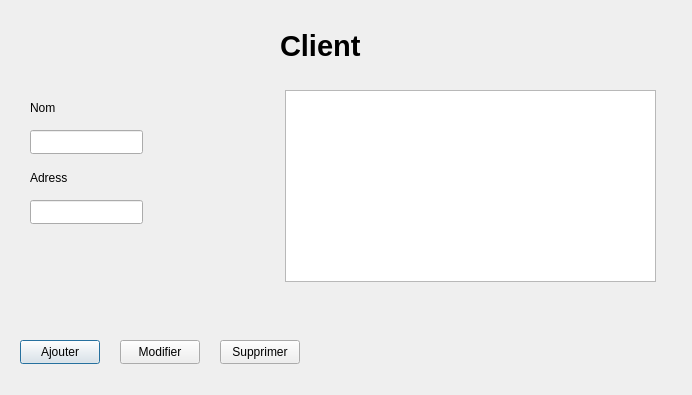
<?xml version="1.0" encoding="UTF-8"?>
<ui version="4.0">
 <class>Client</class>
 <widget class="QDialog" name="Client">
  <property name="geometry">
   <rect>
    <x>0</x>
    <y>0</y>
    <width>692</width>
    <height>395</height>
   </rect>
  </property>
  <property name="windowTitle">
   <string>Dialog</string>
  </property>
  <widget class="QLabel" name="label">
   <property name="geometry">
    <rect>
     <x>30</x>
     <y>100</y>
     <width>49</width>
     <height>16</height>
    </rect>
   </property>
   <property name="text">
    <string>Nom</string>
   </property>
  </widget>
  <widget class="QLineEdit" name="lineEdit">
   <property name="geometry">
    <rect>
     <x>30</x>
     <y>130</y>
     <width>113</width>
     <height>24</height>
    </rect>
   </property>
  </widget>
  <widget class="QLineEdit" name="lineEdit_2">
   <property name="geometry">
    <rect>
     <x>30</x>
     <y>200</y>
     <width>113</width>
     <height>24</height>
    </rect>
   </property>
  </widget>
  <widget class="QLabel" name="label_2">
   <property name="geometry">
    <rect>
     <x>30</x>
     <y>170</y>
     <width>49</width>
     <height>16</height>
    </rect>
   </property>
   <property name="text">
    <string>Adress</string>
   </property>
  </widget>
  <widget class="QPushButton" name="pushButton">
   <property name="geometry">
    <rect>
     <x>20</x>
     <y>340</y>
     <width>80</width>
     <height>24</height>
    </rect>
   </property>
   <property name="text">
    <string>Ajouter</string>
   </property>
  </widget>
  <widget class="QPushButton" name="pushButton_3">
   <property name="geometry">
    <rect>
     <x>120</x>
     <y>340</y>
     <width>80</width>
     <height>24</height>
    </rect>
   </property>
   <property name="text">
    <string>Modifier</string>
   </property>
  </widget>
  <widget class="QPushButton" name="pushButton_4">
   <property name="geometry">
    <rect>
     <x>220</x>
     <y>340</y>
     <width>80</width>
     <height>24</height>
    </rect>
   </property>
   <property name="text">
    <string>Supprimer</string>
   </property>
  </widget>
  <widget class="QLabel" name="label_3">
   <property name="geometry">
    <rect>
     <x>280</x>
     <y>30</y>
     <width>161</width>
     <height>31</height>
    </rect>
   </property>
   <property name="font">
    <font>
     <pointsize>22</pointsize>
     <bold>true</bold>
    </font>
   </property>
   <property name="text">
    <string>Client</string>
   </property>
  </widget>
  <widget class="QTableView" name="tableView">
   <property name="geometry">
    <rect>
     <x>285</x>
     <y>90</y>
     <width>371</width>
     <height>192</height>
    </rect>
   </property>
  </widget>
 </widget>
 <resources/>
 <connections/>
</ui>
